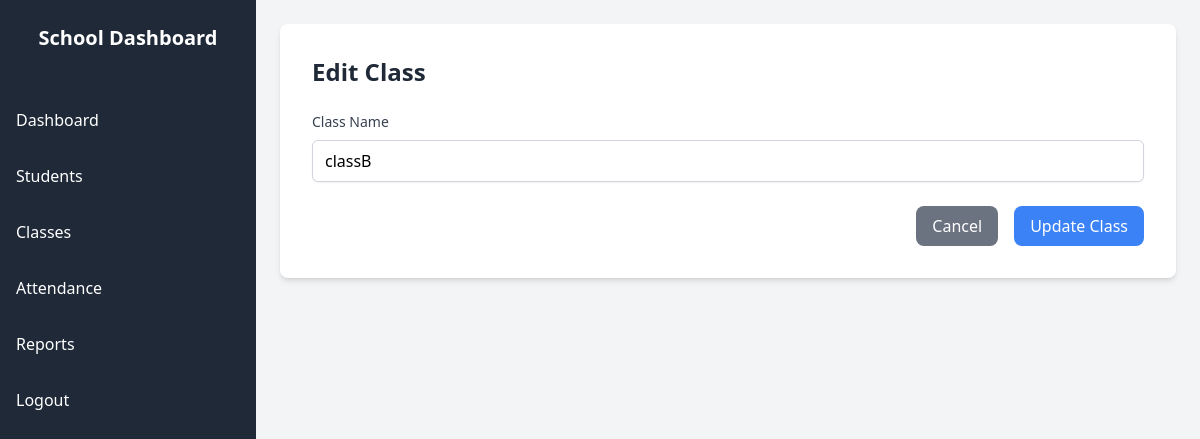
The app's page /api/classes/3/update/, older data.
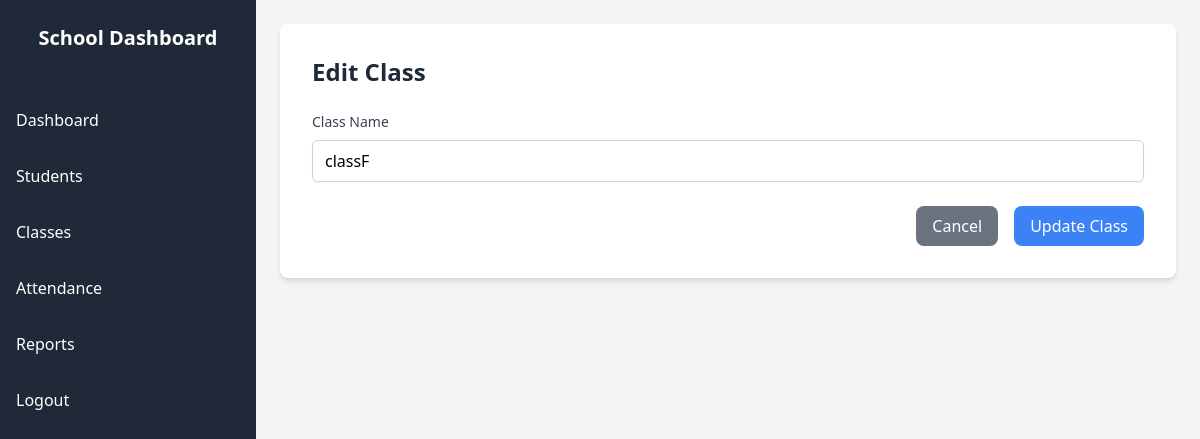
The same page, newer data.
### attendance/models.py (models this page shows, shortened)
class ClassRoom(models.Model):
    name = models.CharField(max_length=30)
    created_at = models.DateTimeField(default=timezone.now)
    updated_at = models.DateTimeField(auto_now=True)

### attendance/views.py (the view)
# urls.py: path('classes/<int:pk>/update/', update_class, name='update_class'),
def update_class(request, pk):
    classroom = ClassRoom.objects.get(pk=pk)
    if request.method == 'POST':
        form = ClassRoomForm(request.POST, instance=classroom)
        if form.is_valid():
            form.save()
            return redirect('list_classes')
    else:
        form = ClassRoomForm(instance=classroom)
    return render(request, 'class/create_class.html', {'form': form})

### attendance/forms.py
class ClassRoomForm(forms.ModelForm):
    class Meta:
        model = ClassRoom
        fields = ['name']

### attendance/templates/class/create_class.html (shortened to what this page needs)
{% load static %}
{% load widget_tweaks %}
<!DOCTYPE html>
<html lang="en">
<head>
    <link href="https://cdn.jsdelivr.net/npm/tailwindcss@2.2.19/dist/tailwind.min.css" rel="stylesheet">
    <link rel="stylesheet" href="{% static 'css/dashboard.css' %}">
</head>
<body class="font-sans bg-gray-100">
    <div class="flex">
        <div class="w-64 bg-gray-800 text-white min-h-screen">
            <div class="p-6">
                <h2 class="text-xl font-semibold text-center">School Dashboard</h2>
            </div>
            <nav>
                <ul class="space-y-4 mt-6">
                    <li><a href="{% url 'dashboard' %}" class="block py-2 px-4 hover:bg-gray-700">Dashboard</a></li>
                    <li><a href="{% url 'list_students' %}" class="block py-2 px-4 hover:bg-gray-700">Students</a></li>
                    <li><a href="{% url 'list_classes' %}" class="block py-2 px-4 hover:bg-gray-700">Classes</a></li>
                    <li><a href="{% url 'attendance_list' %}" class="block py-2 px-4 hover:bg-gray-700">Attendance</a></li>
                    <li><a href="{% url 'attendance_report' %}" class="block py-2 px-4 hover:bg-gray-700">Reports</a></li>
                    <li><a href="{% url 'logout_user' %}" class="block py-2 px-4 hover:bg-gray-700">Logout</a></li>
                </ul>
            </nav>
        </div>
        <div class="flex-1 p-6">
            <div class="bg-white shadow-md rounded-lg p-8">
                <div class="mb-6">
                    <h2 class="text-2xl font-semibold text-gray-800">
                        {% if form.instance.pk %}Edit{% else %}Create New{% endif %} Class
                    </h2>
                </div>
                <form method="post" class="space-y-6">
                    <div class="space-y-2">
                        <label for="id_name" class="block text-sm font-medium text-gray-700">
                            Class Name
                        </label>
                        <div class="mt-1">
                            {% render_field form.name class="w-full px-3 py-2 border border-gray-300 rounded-md shadow-sm focus:outline-none focus:ring-2 focus:ring-blue-500 focus:border-blue-500" %}
                        </div>
                    </div>
                    <div class="flex justify-end space-x-4 mt-6">
                        <a href="{% url 'list_classes' %}" class="bg-gray-500 text-white px-4 py-2 rounded-lg hover:bg-gray-600">
                            Cancel
                        </a>
                        <button type="submit" class="bg-blue-500 text-white px-4 py-2 rounded-lg hover:bg-blue-600">
                            {% if form.instance.pk %}Update{% else %}Create{% endif %} Class
                        </button>
                    </div>
                </form>
            </div>
        </div>
    </div>
</body>
</html>

Row changes from the older to the newer data that the page shows:
changed ClassRoom: name "classB" → "classF"
